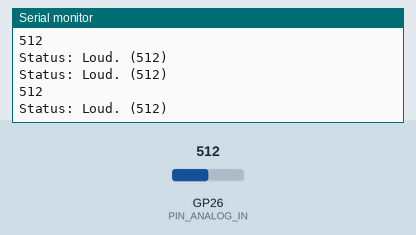
A sketch run on a simulated Raspberry Pi Pico. Shown: the last lines printed to the serial monitor. Inputs (shaded band) come from the test bench; at power-on: GP26 (PIN_ANALOG_IN) = 512.

Above: at 1.2 s.
1.3 s: GP26 (PIN_ANALOG_IN) set to 34
At 2.6 s:
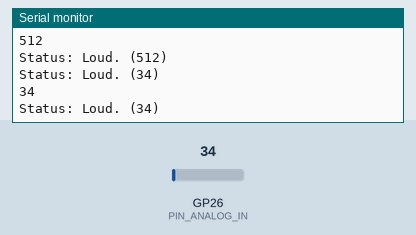
2.8 s: GP26 (PIN_ANALOG_IN) set to 28
At 3.5 s:
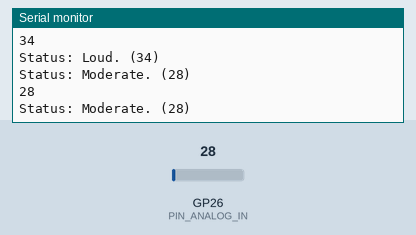
Timing chart, 0 to 5.8 s (numbered marks = the images above; inputs shaded):
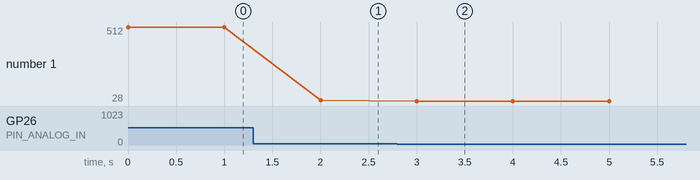

The sketch:

sound_detector_demo.ino
```cpp
// (licence header left out)
// Define hardware connections
#define PIN_GATE_IN  2   // GATE - 1 or 0, but fluctuates like crazy once it comes on
#define IRQ_GATE_IN  0   // IRQ_GATE_IN (Interrupt ReQuest) - GATE Signal will be sent w/o need for physical connection on outside
#define PIN_LED_OUT 13   // Optional attached LED. By default, also small onboard green LED R4

#define PIN_ANALOG_IN A0 // Envelope (Smooth avg audio voltage) connected to A0(analog input 0)

// soundISR()
// This function is installed as an interrupt service routine for the pin
// change interrupt.  When digital input 2 changes state, this routine
// is called.
// It queries the state of that pin, and sets the onboard LED to reflect that
// pin's state.

//void soundISR()
//{
//  int pin_val;
//
//  // Uncomment this block to make LED on pin13 blink. W/o LOW it stays on(don't know why)
//  // returns either a 1 or 0. Appears to tend to fluctuate like pwm cause function is called on CHANGE
//
//  pin_val = digitalRead(PIN_GATE_IN);
//  digitalWrite(PIN_LED_OUT, pin_val);
//  Serial.print("Gate | Analog 'Envelope': " + (String)pin_val + " | ");
//  pin_val = analogRead(PIN_ANALOG_IN);
//  Serial.println(pin_val);
//
//  delay(1000); // delay so LED shines for a bit
//  digitalWrite(PIN_LED_OUT, LOW);
//}

void setup() {
  Serial.begin(9600); ///  setup serial

//  //  Configure LED pin as output
//  pinMode(PIN_LED_OUT, OUTPUT);
//
//
//  // configure input to interrupt
//  //pinMode(IRQ_GATE_IN, INPUT);
//  //attachInterrupt(IRQ_GATE_IN, soundISR, CHANGE); // Alt. IRQ code for interupt is simpler
//  pinMode(PIN_GATE_IN, INPUT_PULLUP);
//  attachInterrupt(digitalPinToInterrupt(PIN_GATE_IN), soundISR, CHANGE);

  // Display status
  Serial.println("Initialized");
}

void loop() {
  int value;

  // Check the envelope input
  value = analogRead(PIN_ANALOG_IN);
  ///val = analogRead(analogPin);     // read the input pin
  ///Serial.println(val);             // debug value

  // Convert envelope value into a message
  Serial.print("Status: ");
  if(value <= 10)
  {
    Serial.print("Quiet. (");
  }
  else if( (value > 10) && ( value <= 30) )
  {
    Serial.print("Moderate. (");
  }
  else if(value > 30)
  {
    Serial.print("Loud. (");
  }

  Serial.println((String)value + ")");

  // pause for 1 second - a little delay to not hog Serial Monitor
  delay(1000);
}

// https://www.sparkfun.com/products/12642
// https://learn.sparkfun.com/tutorials/sound-detector-hookup-guide/all
// https://www.arduino.cc/reference/en/language/functions/external-interrupts/attachinterrupt/
// https://www.arduino.cc/reference/en/language/functions/analog-io/analogread/
// https://www.arduino.cc/en/Tutorial/AnalogInputPins
// https://www.arduino.cc/en/Serial/Println

// https://www.tutorialspoint.com/arduino/index.htm
// http://www.ladyada.net/learn/arduino/lesson4.html // lesson 3 shows LED colour mixing
// https://www.makerspaces.com/arduino-uno-tutorial-beginners/
// https://www.makerspaces.com/simple-arduino-projects-beginners/
// https://www.sparkfun.com/categories/273
```

sound_detector_demo_abridged.ino
```cpp
// (licence header left out)
// Define hardware connections
#define analogPin A0 // Envelope (Smooth avg audio voltage) connected to A0(analog input 0)

void setup1() {
  Serial.begin(9600); //  setup serial
  Serial.println("Initialized"); // Display status
}

void loop1() {
  int val;

  // Check the envelope input
  val = analogRead(analogPin);     // read the input pin
  Serial.println(val);             // debug value


// -------------------- ~ Extra ~ --------------------
  // Convert envelope value into a message
  Serial.print("Status: ");
  if(val <= 10)
  {
    Serial.print("Quiet. (");
  }
  else if( (val > 10) && ( val <= 30) )
  {
    Serial.print("Moderate. (");
  }
  else if(val > 30)
  {
    Serial.print("Loud. (");
  }

  Serial.println((String)val + ")");

  // pause for 1 second - a little delay to not hog Serial Monitor
  delay(1000);
}

// https://www.sparkfun.com/products/12642
// https://learn.sparkfun.com/tutorials/sound-detector-hookup-guide/all
// https://www.arduino.cc/reference/en/language/functions/external-interrupts/attachinterrupt/
// https://www.arduino.cc/reference/en/language/functions/analog-io/analogread/
// https://www.arduino.cc/en/Tutorial/AnalogInputPins
// https://www.arduino.cc/en/Serial/Println

// https://www.tutorialspoint.com/arduino/index.htm
// http://www.ladyada.net/learn/arduino/lesson4.html // lesson 3 shows LED colour mixing
// https://www.makerspaces.com/arduino-uno-tutorial-beginners/
// https://www.makerspaces.com/simple-arduino-projects-beginners/
// https://www.sparkfun.com/categories/273
```

Measured:
- the behaviour switches between 31 and 30 on GP26 (PIN_ANALOG_IN) (found by bisection; images 1 and 2)
- after the input at 1.3 s, the serial monitor: prints a new line after 0.70 s (image 1)
- after the input at 2.8 s, the serial monitor: prints a new line after 0.20 s (image 2)
- plotted number 1: 512 → 34 after the input at 1.3 s, 34 → 28 after the input at 2.8 s
